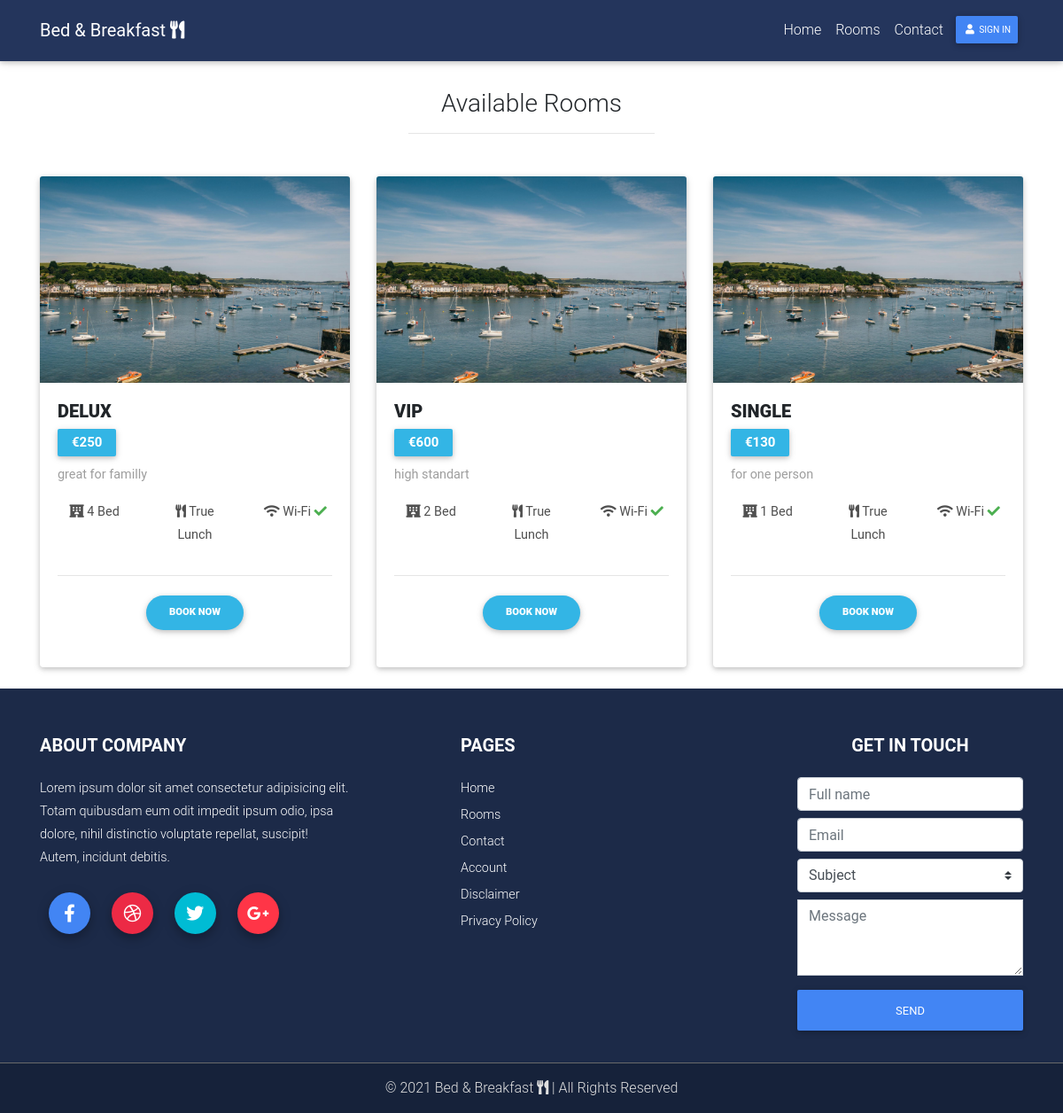
Screenshot of /rooms with the database file from the repository.
### src/models.py (models this page shows)
class Rooms(db.Model):
	id = db.Column(db.Integer, primary_key=True)
	title = db.Column(db.String(100))
	description = db.Column(db.Text)
	thumb = db.Column(db.String(225))
	price = db.Column(db.Integer)
	bed = db.Column(db.Integer)
	lunch = db.Column(db.Boolean(), default=False)
	wifi = db.Column(db.Boolean(), default=False)

### src/views.py (the view)
@views.route("/rooms")
def rooms():
	rooms = Rooms.query.all()
	return render_template("rooms.html", user=current_user, room=rooms)

### src/templates/rooms.html (shortened to what this page needs)
{% extends "base.html" %}
{% block content %}
<div class="container" style="margin-top: 100px;">
   <h3 class="text-center">Available Rooms</h3>
   <hr class="mx-auto w-25 mb-5">
   <div class="row">
   {% for data in room %}
   <div class="col-md-6 col-lg-4">
      <div class="card card-personal mb-4">
         <div class="view overlay">
            <img class="card-img-top" src="{{ url_for('static', filename='img/room1.jpg') }}">
         </div>
         <div class="card-body">
               <h5 class="font-weight-bold text-uppercase">
                  <strong>{{ data.title }}</strong>
               </h5>
            <span class="badge badge-info px-3 py-2" style="font-size: 15px;">&euro;{{ data.price }}</span>
            <p class="grey-text mt-2">{{ data.description|truncate(85) }}</p>
            <div class="row">
               <div class="col-lg-4 col-md-12 text-center">
                  <p class="dark-grey-text">
                     <i class="fas fa-hotel dark-grey-text" aria-hidden="true"></i> {{ data.bed }} Bed
                  </p>
               </div>
               <div class="col-lg-4 col-md-12 text-center">
                  <p class="dark-grey-text">
                     <i class="fas fa-utensils dark-grey-text" aria-hidden="true"></i> {{ data.lunch }} Lunch
                  </p>
               </div>
               <div class="col-lg-4 col-md-12 text-center">
                  <p class="dark-grey-text">
                     {% if data.wifi == 1 %}
                     <i class="fas fa-wifi dark-grey-text"></i> Wi-Fi <i class="fas fa-check green-text"></i>
                     {% else %}
                     <i class="fas fa-wifi dark-grey-text"></i> Wi-Fi <i class="fas fa-times red-text"></i>
                     {% endif %}
                  </p>
               </div>
            </div>
            <hr>
            <div class="col-12 text-center">
               <form action="{{ url_for('views.room_book') }}" method="GET">
                  <button type="submit" class="btn btn-info btn-md font-weight-bold btn-rounded waves-effect waves-light">
                     <strong>Book Now</strong>
                  </button>
               </form>
            </div>
         </div>
      </div>
   </div>
   {% endfor %}
   </div>
   </div>
   {% endblock content %}

### src/static/css/style.css (style rules this page uses)
html, body, header, .jarallax { height: 100%; }

### rows the page displays
Rooms: title "DELUX", price "250", description "great for familly", bed "4", lunch "True", wifi True (drawn)
Rooms: title "VIP", price "600", description "high standart", bed "2", lunch "True", wifi True (drawn)
Rooms: title "SINGLE", price "130", description "for one person", bed "1", lunch "True", wifi True (drawn)
